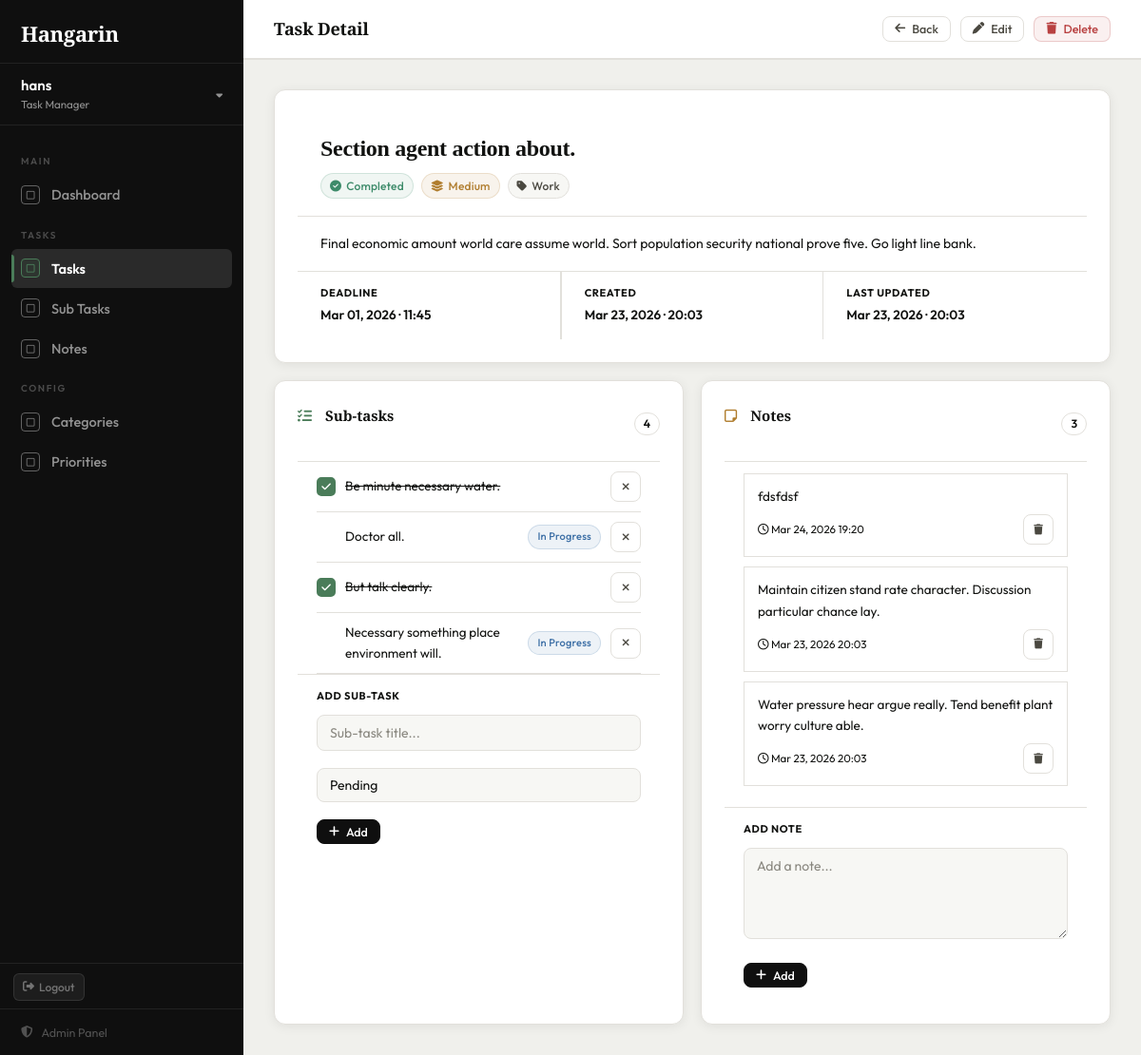
Screenshot of /tasks/5/ (signed in) with the database file from the repository.
### tasks/models.py (models this page shows, shortened)
class BaseModel(models.Model):
    created_at = models.DateTimeField(auto_now_add=True)
    updated_at = models.DateTimeField(auto_now=True)
    class Meta:
        abstract = True

class Task(BaseModel):
    STATUS_CHOICES = [
        ("Pending", "Pending"),
        ("In Progress", "In Progress"),
        ("Completed", "Completed"),
    ]
    title = models.CharField(max_length=255)
    description = models.TextField(blank=True, null=True)
    deadline = models.DateTimeField(blank=True, null=True)
    status = models.CharField(
        max_length=50,
        choices=STATUS_CHOICES,
        default="Pending"
    )
    category = models.ForeignKey(
        Category, on_delete=models.SET_NULL, null=True, blank=True
    )
    priority = models.ForeignKey(
        Priority, on_delete=models.SET_NULL, null=True, blank=True
    )
    class Meta:
        verbose_name = "Task"
        verbose_name_plural = "Tasks"

class Priority(models.Model):
    name = models.CharField(max_length=100)
    class Meta:
        verbose_name = "Priority"
        verbose_name_plural = "Priorities"

class Category(models.Model):
    name = models.CharField(max_length=100)
    class Meta:
        verbose_name = "Category"
        verbose_name_plural = "Categories"

class SubTask(BaseModel):
    STATUS_CHOICES = [
        ("Pending", "Pending"),
        ("In Progress", "In Progress"),
        ("Completed", "Completed"),
    ]
    parent_task = models.ForeignKey(Task, on_delete=models.CASCADE, related_name='subtasks')
    title = models.CharField(max_length=255)
    status = models.CharField(
        max_length=50,
        choices=STATUS_CHOICES,
        default="Pending"
    )
    class Meta:
        verbose_name = "Sub Task"
        verbose_name_plural = "Sub Tasks"

class Note(BaseModel):
    task = models.ForeignKey(Task, on_delete=models.CASCADE, related_name='notes')
    content = models.TextField()
    class Meta:
        verbose_name = "Note"
        verbose_name_plural = "Notes"

### tasks/views.py (the view)
# urls.py: path('tasks/<int:pk>/',                views.task_detail, name='task_detail'),
@login_required
def task_detail(request, pk):
    task = get_object_or_404(Task, pk=pk)
    return render(request, 'tasks/task_detail.html', {
        'task': task,
        'notes': task.notes.order_by('-created_at'),
        'subtasks': task.subtasks.order_by('created_at'),
        'note_form': NoteForm(),
        'subtask_form': SubTaskForm(),
        'page_title': task.title,
    })

### tasks/forms.py
class NoteForm(forms.ModelForm):
    class Meta:
        model = Note
        fields = ['content']
        widgets = {
            'content': forms.Textarea(attrs={'class': 'form-control', 'rows': 3, 'placeholder': 'Add a note...'}),
        }

class SubTaskForm(forms.ModelForm):
    class Meta:
        model = SubTask
        fields = ['title', 'status']
        widgets = {
            'title':  forms.TextInput(attrs={'class': 'form-control', 'placeholder': 'Sub-task title...'}),
            'status': forms.Select(attrs={'class': 'form-control'}),
        }

### tasks/templates/tasks/task_detail.html (shortened to what this page needs)
{% extends "tasks/base.html" %}
{% block nav_tasks %}active{% endblock %}
{% block page_heading %}Task Detail{% endblock %}
{% block topbar_actions %}
<a href="{% url 'task_list' %}" class="btn btn-ghost btn-sm">
    <i class="fa-solid fa-arrow-left"></i> Back
</a>
<a href="{% url 'task_edit' task.pk %}" class="btn btn-ghost btn-sm">
    <i class="fa-solid fa-pen"></i> Edit
</a>
<a href="{% url 'task_delete' task.pk %}" class="btn btn-danger btn-sm">
    <i class="fa-solid fa-trash"></i> Delete
</a>
{% endblock %}
{% block content %}
<div class="card" style="margin-bottom:18px;">
    <div style="padding:22px 24px 18px; border-bottom:1px solid var(--border);">
        <h2 style="font-family:'Instrument Serif',serif; font-size:24px; color:var(--text-1); letter-spacing:-.3px; margin-bottom:10px; line-height:1.3;">
            {{ task.title }}
        </h2>
        <div style="display:flex; gap:8px; flex-wrap:wrap;">
            {% if task.status == 'Completed' %}
                <span class="badge b-completed"><i class="fa-solid fa-circle-check"></i> Completed</span>
            {% elif task.status == 'In Progress' %}
                <span class="badge b-progress"><i class="fa-solid fa-spinner"></i> In Progress</span>
            {% else %}
                <span class="badge b-pending"><i class="fa-regular fa-clock"></i> Pending</span>
            {% endif %}
            {% if task.priority %}
                <span class="badge b-{{ task.priority.name|lower }}"><i class="fa-solid fa-layer-group"></i> {{ task.priority.name }}</span>
            {% endif %}
            {% if task.category %}
                <span class="badge b-cat"><i class="fa-solid fa-tag"></i> {{ task.category.name }}</span>
            {% endif %}
        </div>
    </div>
    {% if task.description %}
    <div style="padding:16px 24px; border-bottom:1px solid var(--border);">
        <p style="font-size:14px; color:var(--text-2); line-height:1.75;">{{ task.description }}</p>
    </div>
    {% endif %}
    <div style="display:grid; grid-template-columns:repeat(3,1fr); border-top:0;">
        <div style="padding:14px 24px; {% if not forloop.last %}border-right:1px solid var(--border);{% endif %}">
            <div style="font-size:11px; font-weight:700; text-transform:uppercase; letter-spacing:.6px; color:var(--text-3); margin-bottom:4px;">Deadline</div>
            <div style="font-size:13.5px; font-weight:600; color:var(--text-1);">
                {% if task.deadline %}{{ task.deadline|date:"M d, Y · H:i" }}{% else %}<span style="color:var(--text-3);">Not set</span>{% endif %}
            </div>
        </div>
        <div style="padding:14px 24px; border-left:1px solid var(--border); border-right:1px solid var(--border);">
            <div style="font-size:11px; font-weight:700; text-transform:uppercase; letter-spacing:.6px; color:var(--text-3); margin-bottom:4px;">Created</div>
            <div style="font-size:13.5px; font-weight:600; color:var(--text-1);">{{ task.created_at|date:"M d, Y · H:i" }}</div>
        </div>
        <div style="padding:14px 24px;">
            <div style="font-size:11px; font-weight:700; text-transform:uppercase; letter-spacing:.6px; color:var(--text-3); margin-bottom:4px;">Last Updated</div>
            <div style="font-size:13.5px; font-weight:600; color:var(--text-1);">{{ task.updated_at|date:"M d, Y · H:i" }}</div>
        </div>
    </div>
</div>
<div style="display:grid; grid-template-columns:1fr 1fr; gap:18px;">
    <div class="card">
        <div class="card-header">
            <span class="card-title"><i class="fa-solid fa-list-check" style="color:var(--accent); margin-right:6px;"></i>Sub-tasks</span>
            <span style="font-size:12px; font-weight:600; background:var(--surface-2); border:1px solid var(--border); border-radius:99px; padding:1px 9px; color:var(--text-3);">{{ subtasks.count }}</span>
        </div>
        <div style="padding:0 20px;">
            {% if subtasks %}
            {% for st in subtasks %}
            <div style="display:flex; align-items:center; gap:10px; padding:10px 0; border-bottom:1px solid var(--border);">
                <a href="{% url 'subtask_toggle' st.pk %}"
                   style="width:20px; height:20px; border:2px solid {% if st.status == 'Completed' %}var(--accent){% else %}var(--border-2){% endif %}; border-radius:5px; display:flex; align-items:center; justify-content:center; background:{% if st.status == 'Completed' %}var(--accent){% else %}transparent{% endif %}; color:{% if st.status == 'Completed' %}#fff{% else %}transparent{% endif %}; font-size:11px; text-decoration:none; flex-shrink:0; transition:var(--t);">
                    {% if st.status == 'Completed' %}<i class="fa-solid fa-check"></i>{% endif %}
                </a>
                <span style="flex:1; font-size:13.5px; color:var(--text-1); {% if st.status == 'Completed' %}text-decoration:line-through; color:var(--text-3);{% endif %}">{{ st.title }}</span>
                {% if st.status == 'In Progress' %}
                    <span class="badge b-progress" style="font-size:11px;">In Progress</span>
                {% endif %}
                <form method="POST" action="{% url 'subtask_delete' st.pk %}" style="margin:0;">
                    <button type="submit" class="btn btn-ghost btn-sm btn-icon" style="padding:4px 6px;" onclick="return confirm('Delete this sub-task?')">
                        <i class="fa-solid fa-xmark" style="font-size:11px; color:var(--text-3);"></i>
                    </button>
                </form>
            </div>
            {% endfor %}
            {% else %}
            <div style="text-align:center; padding:24px 0; color:var(--text-3);">
                <i class="fa-solid fa-list" style="font-size:22px; opacity:.4; display:block; margin-bottom:8px;"></i>
                <p style="font-size:13px;">No sub-tasks yet.</p>
            </div>
            {% endif %}
        </div>
        <div style="padding:14px 20px; background:var(--surface-2); border-top:1px solid var(--border); border-radius:0 0 var(--r) var(--r);">
            <div style="font-size:11px; font-weight:700; text-transform:uppercase; letter-spacing:.6px; color:var(--text-3); margin-bottom:10px;">Add Sub-task</div>
            <form method="POST" action="{% url 'subtask_add' task.pk %}">
                <div class="form-group">{{ subtask_form.title }}</div>
                <div class="form-group">{{ subtask_form.status }}</div>
                <button type="submit" class="btn btn-primary btn-sm">
                    <i class="fa-solid fa-plus"></i> Add
                </button>
            </form>
        </div>
    </div>
    <div class="card">
        <div class="card-header">
            <span class="card-title"><i class="fa-regular fa-note-sticky" style="color:var(--yellow); margin-right:6px;"></i>Notes</span>
            <span style="font-size:12px; font-weight:600; background:var(--surface-2); border:1px solid var(--border); border-radius:99px; padding:1px 9px; color:var(--text-3);">{{ notes.count }}</span>
        </div>
        <div style="padding:12px 20px;">
            {% if notes %}
            {% for note in notes %}
            <div style="background:var(--surface-2); border:1px solid var(--border); border-radius:var(--r-sm); padding:12px 14px; margin-bottom:10px;">
                <p style="font-size:13.5px; color:var(--text-2); line-height:1.65;">{{ note.content }}</p>
                <div style="display:flex; align-items:center; justify-content:space-between; margin-top:8px;">
                    <span style="font-size:11.5px; color:var(--text-3);">
                        <i class="fa-regular fa-clock"></i> {{ note.created_at|date:"M d, Y H:i" }}
                    </span>
                    <form method="POST" action="{% url 'note_delete' note.pk %}" style="margin:0;">
                        <button type="submit" class="btn btn-ghost btn-sm btn-icon" style="padding:3px 6px;" onclick="return confirm('Delete this note?')">
                            <i class="fa-solid fa-trash" style="font-size:11px; color:var(--text-3);"></i>
                        </button>
                    </form>
                </div>
            </div>
            {% endfor %}
            {% else %}
            <div style="text-align:center; padding:24px 0; color:var(--text-3);">
                <i class="fa-regular fa-note-sticky" style="font-size:22px; opacity:.4; display:block; margin-bottom:8px;"></i>
                <p style="font-size:13px;">No notes yet.</p>
            </div>
            {% endif %}
        </div>
        <div style="padding:14px 20px; background:var(--surface-2); border-top:1px solid var(--border); border-radius:0 0 var(--r) var(--r);">
            <div style="font-size:11px; font-weight:700; text-transform:uppercase; letter-spacing:.6px; color:var(--text-3); margin-bottom:10px;">Add Note</div>
            <form method="POST" action="{% url 'note_add' task.pk %}">
                <div class="form-group">{{ note_form.content }}</div>
                <button type="submit" class="btn btn-primary btn-sm">
                    <i class="fa-solid fa-plus"></i> Add
                </button>
            </form>
        </div>
    </div>
</div>
{% endblock %}

### tasks/templates/tasks/base.html (shortened to what this page needs)
{%load static%}
{% load pwa %}
<!DOCTYPE html>
<html lang="en">
<head>
    <link rel="stylesheet" href="https://cdnjs.cloudflare.com/ajax/libs/font-awesome/6.5.0/css/all.min.css">
</head>
<body>
<aside class="sidebar">
    <div class="sidebar-brand">
        <a href="{% url 'dashboard' %}">
            <div class="brand-title">Hangarin</div>
        </a>
    </div>
    {% if user.is_authenticated %}
    <div class="sidebar-user-block">
        <div class="user-left">
            <div class="user-name">{{ user.username }}</div>
            <div class="user-role">Task Manager</div>
        </div>
        <i class="fa-solid fa-caret-down user-caret"></i>
    </div>
    <nav class="sidebar-nav">
        <div class="nav-section-label">Main</div>
        <a href="{% url 'dashboard' %}" class="nav-link {% block nav_dashboard %}{% endblock %}">
            <span class="nav-icon"><i class="fa-regular fa-square"></i></span>
            Dashboard
        </a>
        <div class="nav-section-label">Tasks</div>
        <a href="{% url 'task_list' %}" class="nav-link {% block nav_tasks %}{% endblock %}">
            <span class="nav-icon"><i class="fa-regular fa-square"></i></span>
            Tasks
        </a>
        <a href="{% url 'subtask_list' %}" class="nav-link {% block nav_subtasks %}{% endblock %}">
            <span class="nav-icon"><i class="fa-regular fa-square"></i></span>
            Sub Tasks
        </a>
        <a href="{% url 'note_list' %}" class="nav-link {% block nav_notes %}{% endblock %}">
            <span class="nav-icon"><i class="fa-regular fa-square"></i></span>
            Notes
        </a>
        <div class="nav-section-label">Config</div>
        <a href="{% url 'category_list' %}" class="nav-link {% block nav_categories %}{% endblock %}">
            <span class="nav-icon"><i class="fa-regular fa-square"></i></span>
            Categories
        </a>
        <a href="{% url 'priority_list' %}" class="nav-link {% block nav_priorities %}{% endblock %}">
            <span class="nav-icon"><i class="fa-regular fa-square"></i></span>
            Priorities
        </a>
    </nav>
    <div style="padding: 10px 14px 8px; border-top: 1px solid rgba(255,255,255,0.08);">
        <a href="#" class="logout-link"
           onclick="event.preventDefault(); document.getElementById('logout-form').submit();">
            <i class="fa-solid fa-right-from-bracket"></i>
            Logout
        </a>
    </div>
    {% endif %}
    <div class="sidebar-footer">
        <a href="/admin/" class="admin-link">
            <i class="fa-solid fa-shield-halved"></i>
            Admin Panel
        </a>
    </div>
</aside>
<main class="main">
    <header class="topbar">
        <div class="topbar-left">
            <h1>{% block page_heading %}{{ page_title }}{% endblock %}</h1>
        </div>
        <div class="topbar-right">
            {% block topbar_actions %}{% endblock %}
        </div>
    </header>
    <div class="content">
        {% block content %}{% endblock %}
    </div>
</main>
</body>
</html>

### rows the page displays
Task: title "Section agent action about.", priority.name "Medium", category.name "Work", description "Final economic amount world care assume world. Sort population security national prove five. Go light line bank.", deadline "Mar 01, 2026 · 11:45", created_at "Mar 23, 2026 · 20:03", updated_at "Mar 23, 2026 · 20:03"
SubTask: status "Completed" (drawn), title "Be minute necessary water."
SubTask: title "Doctor all.", status "In Progress"
SubTask: status "Completed" (drawn), title "But talk clearly."
SubTask: title "Necessary something place environment will.", status "In Progress"
Note: content "fdsfdsf", created_at "Mar 24, 2026 19:20"
Note: content "Maintain citizen stand rate character. Discussion particular chance lay.", created_at "Mar 23, 2026 20:03"
Note: content "Water pressure hear argue really. Tend benefit plant worry culture able.", created_at "Mar 23, 2026 20:03"

### other values shown
{{ user.username }} "hans"
{{ subtasks.count }} "4"
{{ notes.count }} "3"
